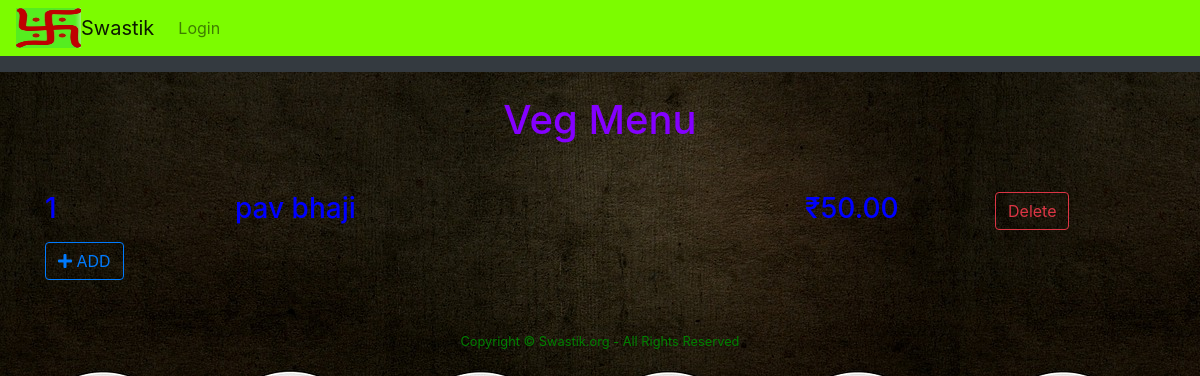
/particulars/menu/veg, run on the app's committed database.
### products/models.py (models this page shows, shortened)
class Menu(models.Model):
	item    = models.CharField(max_length = 35)
	description = models.TextField(blank=True, null=True)
	rate    = models.DecimalField(decimal_places=2, max_digits=1000)
	veg     = models.BooleanField()
	egg     = models.BooleanField()
	non_veg     = models.BooleanField()

### products/views.py (the view)
# urls.py: path('menu/veg', views.veg, name= 'veg'),
def veg(request):
	products = Menu.objects
	return render(request, 'menu/veg.html', {'products': products})

### templates/menu/veg.html (shortened to what this page needs)
{% extends 'base.html' %}
{% block content %}
 <center><h1>Veg Menu </h1><br/></center>
 {% for stocks in products.all %}
 {% if stocks.veg == True %}
 <div class="row pt-3">
  <div class="col -2">
  		<h3>{{ stocks.id }}</h3>
  	</div>
  	<div class="col-6">
  		<h3>{{ stocks.item }}</h3>
  	</div>
  	<div class="col -2">
  		<h3>₹{{ stocks.rate }}</h3>
  	</div>
  	<div class="col -2">
  		<a href="{{stocks.id}}/delete/"><button type="button" class="btn btn-outline-danger">Delete</button></a>
  	</div>
 </div>
 {% endif %}
 {% endfor %}
<button type="button" class="btn btn-outline-primary"><a href="{% url 'add_particulars' %}"><i class="fa fa-plus"></i> ADD</a></button>
{% endblock %}

### data on the page
Menu: id "1", item "pav bhaji", rate "50.00"
